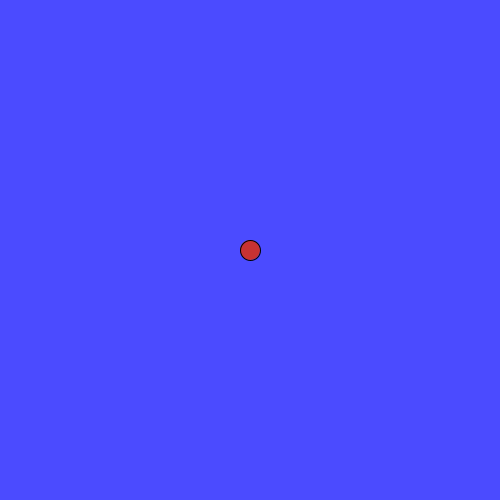
Frame 1 (no input)
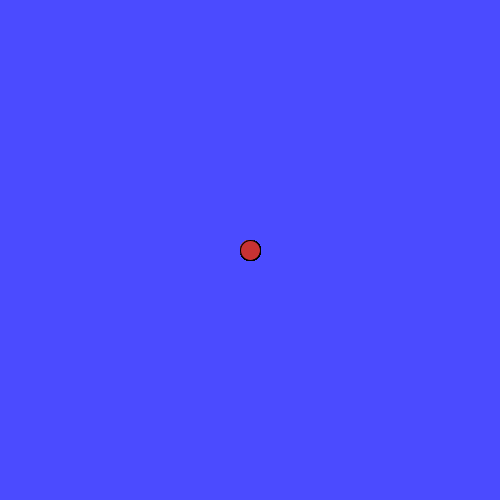
Frame 60 (the mouse pressed at the canvas centre just before this capture)
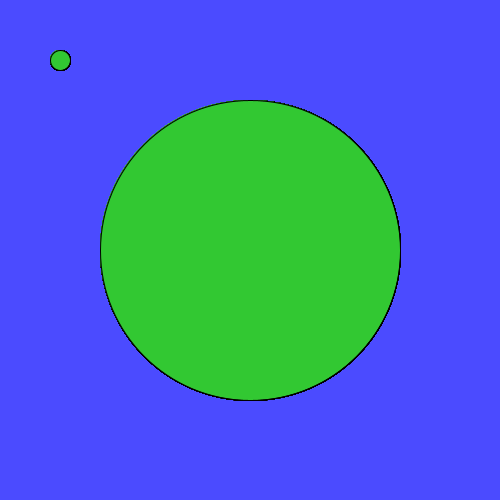
Frame 120 (the mouse held since frame 60 and released just before this capture)

The Processing sketch that drew these frames (run headless with seeded random() and noise(); from frame 60 on, the mouse is pressed at the canvas centre):

// Processing sketch: processing_31299
// ── processing_31299.pde

float x;
float y;

void setup(){
  size(500,500);
  background((color)75,75,255);
}
void draw(){
  x = width/2;
  y  = height/2;
  fill(200,50,50);
  ellipse(x,y,20,20);
  if(mousePressed == true){
    if(mouseX>x-10 && mouseX<x+10 && mouseY>y-10 && mouseY<y+10)
    fill(50,200,50);
    ellipse(60,60,20,20);
    if(mouseX>470 && mouseY>470)
    fill(200,100,150);
    ellipse(x,y,300,300);
  }
}
    
    
  
                
                
